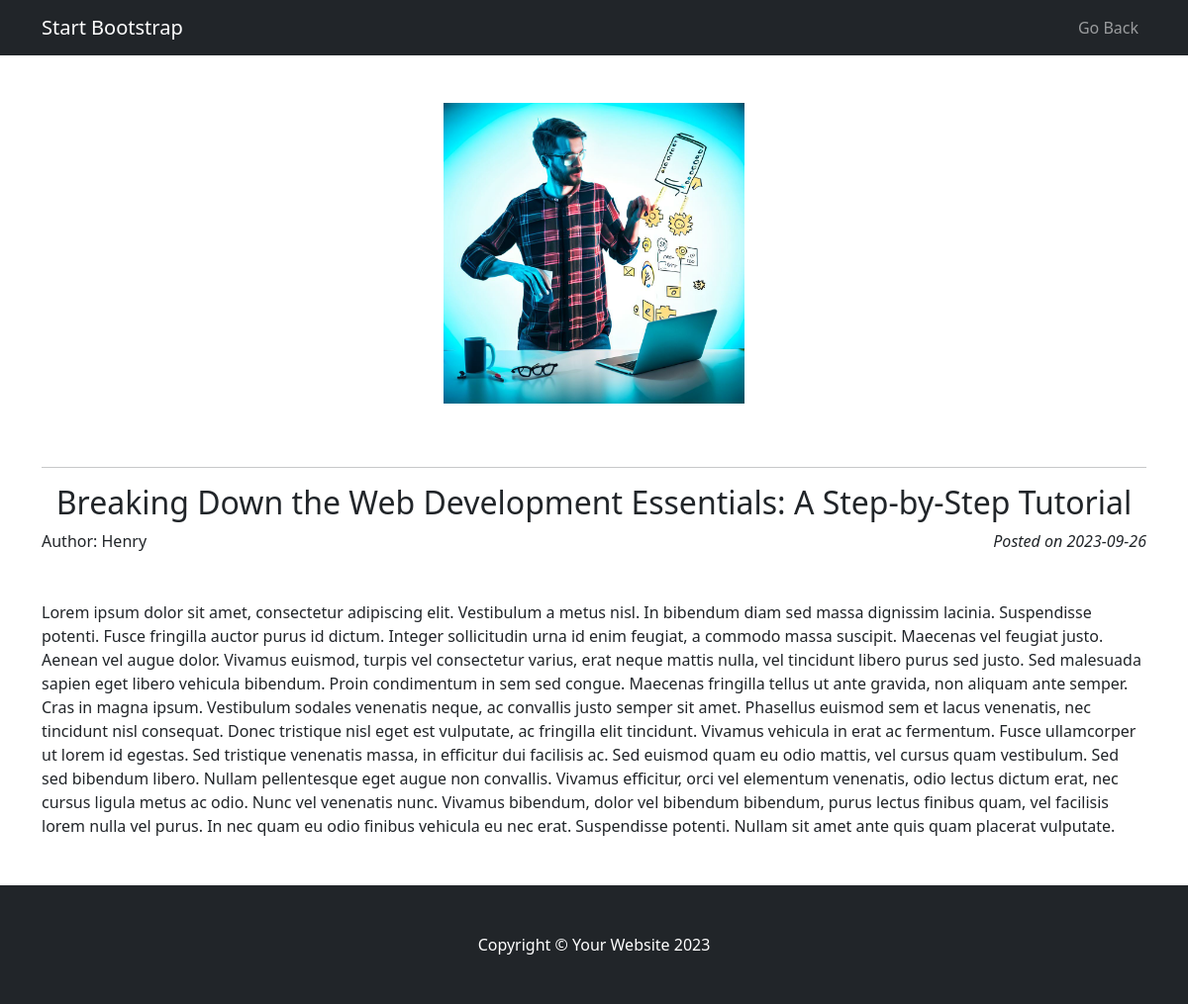
/pages/post.php?post_id=17, run on the app's committed database.
### tables this page shows
CREATE TABLE `post` (
  `post_id` int(11) NOT NULL,
  `title` text NOT NULL,
  `description` text NOT NULL,
  `content` text NOT NULL,
  `image` text NOT NULL,
  `featured` tinyint(1) NOT NULL,
  `date` date NOT NULL,
  `category` text NOT NULL,
  `user_id` int(11) DEFAULT NULL
);

CREATE TABLE `user` (
  `user_id` int(11) NOT NULL,
  `admin` tinyint(1) NOT NULL,
  `name` text NOT NULL,
  `password` text NOT NULL
);

### pages/post.php (the view, shortened to what this page needs)
<?php
require_once "../php/db_connect.php";
if (isset($_GET['post_id'])) {
    $postId = $_GET['post_id'];
    $sqlPost = 'SELECT * FROM post WHERE post_id = :postId';
    $stmtPost = $connection->prepare($sqlPost);
    $stmtPost->bindParam(':postId', $postId);
    $stmtPost->execute();
    $post = $stmtPost->fetch(PDO::FETCH_ASSOC);
    if ($post) {
        $sqlAuthor = 'SELECT name FROM user WHERE user_id = :authorId';
        $stmtAuthor = $connection->prepare($sqlAuthor);
        $stmtAuthor->bindParam(':authorId', $post['user_id']);
        $stmtAuthor->execute();
        $author = $stmtAuthor->fetch(PDO::FETCH_ASSOC);
    } else {
        echo "El ID del post no es válido.";
    }
} else {
    echo "No se ha proporcionado ningún ID de post.";
}
?>
<!DOCTYPE html>
<html lang="en">
<head>
    <link href="https://cdn.jsdelivr.net/npm/bootstrap@5.3.0/dist/css/bootstrap.min.css" rel="stylesheet"
>
    <link href="../assets/css/styles.css" rel="stylesheet" />
</head>
<body>
    <nav class="navbar navbar-expand-lg navbar-dark bg-dark">
        <div class="container">
            <a class="navbar-brand" href="#!">Start Bootstrap</a>
            <div class="collapse navbar-collapse" id="navbarSupportedContent">
                <ul class="navbar-nav ms-auto mb-2 mb-lg-0">
                    <li class="nav-item"><a class="nav-link" href="../index">Go Back</a></li>
                </ul>
            </div>
        </div>
    </nav>
    <div class="container min-vh-100">
        <div class="row">
            <div class="">
                <?php
                try {
                    if ($post) { ?>
                        <div class="blog-post">
                            <div class="d-flex justify-content-center">
                                <img class="p-5 img-fluid " style="height: 25rem;"src="../assets/images/uploads/<?= $post['image']; ?>" alt="Blog post image">
                            </div>
                            <hr class="my-3">
                            <div class="blog-post-content">
                                <h2 class="blog-post-title text-center">
                                    <?= $post['title'] ?>
                                </h2>
                                <div class="d-flex justify-content-between align-items-center mb-5">
                                    <p class="mb-0">
                                        Author:
                                        <?php echo $author['name']; ?>
                                    </p>
                                    <i class="mb-0 blog-post-date">
                                        Posted on
                                        <?= $post['date'] ?>
                                    </i>
                                </div>
                                <p class="blog-post-text mb-5" style="word-wrap: break-word;">
                                    <?= $post['content'] ?>
                                </p>
                            </div>
                        </div>
                        <?php
                    } else {
                        echo "<h1>Post not found</h1>";
                    }
                } catch (PDOException $e) {
                    die('Error: ' . $e->getMessage());
                }
                ?>
            </div>
        </div>
    </div>
    <footer class="py-5 bg-dark">
        <div class="container">
            <p class="m-0 text-center text-white">Copyright &copy; Your Website 2023</p>
        </div>
    </footer>
</body>
</html>

### assets/css/styles.css (style rules this page uses)
html, body { height: 100%; }

### data on the page
post: image (picture), title "Breaking Down the Web Development Essentials: A Step-by-Step Tutorial", date "2023-09-26", content "Lorem ipsum dolor sit amet, consectetur adipiscing elit. Vestibulum a metus nisl. In bibendum diam sed massa dignissim lacinia. Suspendisse potenti. Fusce fringilla auctor purus id dictum. Integer sollicitudin urna id enim feugiat, a commodo massa suscipit. Maecenas vel feugiat justo. Aenean vel augue dolor. Vivamus euismod, turpis vel consectetur varius, erat neque mattis nulla, vel tincidunt libero purus sed justo. Sed malesuada sapien eget libero vehicula bibendum. Proin condimentum in sem sed congue. Maecenas fringilla tellus ut ante gravida, non aliquam ante semper. Cras in magna ipsum. Vestibulum sodales venenatis neque, ac convallis justo semper sit amet. Phasellus euismod sem et…"
user: name "Henry"
